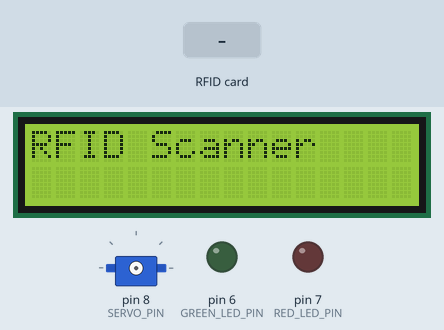
Bench run of a sketch on a simulated Arduino Mega 2560, built with avr-gcc and run on an emulated ATmega2560. Shown: 16×2 character LCD, servo, output pins drawn as LEDs (lit = HIGH). The test bench sets the inputs (shaded band). Pins used as bus, display or sensor lines are not drawn; what the sketch prints to the serial monitor is not drawn.

Above: at 0.2 s.
3.4 s: RFID card A3 95 E6 26 held to the reader
At 4.4 s:
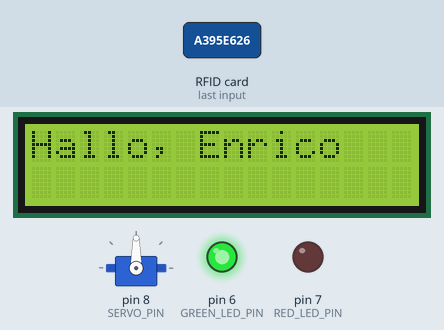
4.9 s: RFID card 5E 7A 19 C4 held to the reader
At 7.8 s:
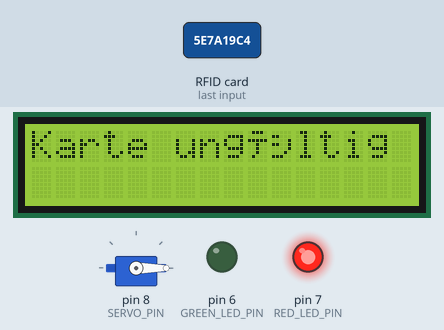
7.9 s: RFID card 53 DF 7C 13 held to the reader
At 11.4 s:
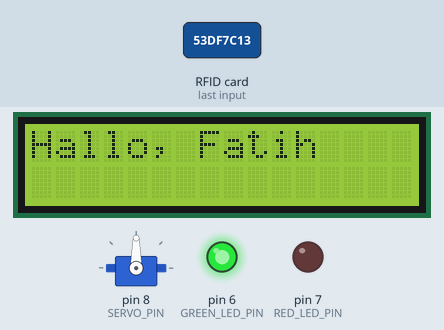
Timing chart, 0 to 15.0 s (numbered marks = the images above; inputs shaded):
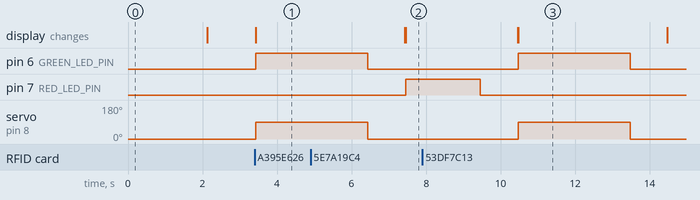

Measured:
- after the input at 3.4 s, pin 6 (GREEN_LED_PIN): LOW → HIGH at once; servo on pin 8 (SERVO_PIN): 0° → 90° at once; the display: changes at once (image 1)
- after the input at 4.9 s, pin 7 (RED_LED_PIN): LOW → HIGH after 2.6 s; the display: first differs from a run without the input after 2.6 s (image 2)
- after the input at 7.9 s, pin 6 (GREEN_LED_PIN): LOW → HIGH after 2.6 s, → LOW 3.0 s later; servo on pin 8 (SERVO_PIN): 0° → 90° after 2.6 s, → 0° 3.0 s later; the display: first differs from a run without the input after 2.6 s (image 3)

The sketch:

Patchsystem_RFID_LCD_LAMPE_SERVO.ino
```cpp
#include <SPI.h>
#include <MFRC522.h>
#include <Wire.h>
#include <LiquidCrystal_I2C.h>
#include <Servo.h>

#define SS_PIN 53
#define RST_PIN 5
#define GREEN_LED_PIN 6  // Pin für grüne LED (Zutritt erlaubt)
#define RED_LED_PIN 7    // Pin für rote LED (Zutritt verweigert)
#define SERVO_PIN 8      // Pin für den Servomotor

MFRC522 mfrc522(SS_PIN, RST_PIN);
LiquidCrystal_I2C lcd(0x27, 16, 2);  // LCD-Adresse ggf. anpassen

// Erlaubte Mitarbeiter-IDs und Namen
String mitarbeiterIDs[] = {"A395E626", "53DF7C13"}; // Beispiel-IDs für mehrere Mitarbeiter
String mitarbeiterNamen[] = {"Enrico", "Fatih"};
int anzahlMitarbeiter = 2;

Servo tuerServo;  // Servo-Objekt für den Türöffner

void setup() {
    Serial.begin(9600);
    SPI.begin();
    mfrc522.PCD_Init();

    // LCD initialisieren
    lcd.init();
    lcd.backlight();
    lcd.setCursor(0, 0);
    lcd.print("RFID Scanner");
    delay(2000);
    lcd.clear();

    // LEDs initialisieren
    pinMode(GREEN_LED_PIN, OUTPUT);
    pinMode(RED_LED_PIN, OUTPUT);
    digitalWrite(GREEN_LED_PIN, LOW);
    digitalWrite(RED_LED_PIN, LOW);

    // Servo initialisieren
    tuerServo.attach(SERVO_PIN);
    tuerServo.write(0);  // Anfangsposition (Tür geschlossen)
}

void loop() {
    if (!mfrc522.PICC_IsNewCardPresent() || !mfrc522.PICC_ReadCardSerial()) {
        return;
    }

    String cardID = "";
    for (byte i = 0; i < mfrc522.uid.size; i++) {
        if (mfrc522.uid.uidByte[i] < 0x10) cardID += "0";
        cardID += String(mfrc522.uid.uidByte[i], HEX);
    }
    cardID.toUpperCase();

    bool karteGefunden = false;
    String mitarbeiterName = "";

    for (int i = 0; i < anzahlMitarbeiter; i++) {
        if (cardID == mitarbeiterIDs[i]) {
            karteGefunden = true;
            mitarbeiterName = mitarbeiterNamen[i];
            break;
        }
    }

    if (karteGefunden) {
        Serial.print("Zutritt für ");
        Serial.print(mitarbeiterName);
        Serial.println(" genehmigt.");

        lcd.clear();
        lcd.setCursor(0, 0);
        lcd.print("Hallo, ");
        lcd.print(mitarbeiterName);

        digitalWrite(GREEN_LED_PIN, HIGH); // Grüne LED an
        tuerServo.write(90);               // Servo auf 90 Grad (Tür öffnen)
        delay(3000);                       // Warte 3 Sekunden (Tür bleibt offen)
        tuerServo.write(0);                // Servo zurück auf 0 Grad (Tür schließen)
        digitalWrite(GREEN_LED_PIN, LOW);  // Grüne LED aus

    } else {
        Serial.println("Unbekannte Karte. Zutritt verweigert.");

        lcd.clear();
        lcd.setCursor(0, 0);
        lcd.print("Karte ungültig");

        digitalWrite(RED_LED_PIN, HIGH); // Rote LED an
        delay(2000);                     // Warte 2 Sekunden
        digitalWrite(RED_LED_PIN, LOW);  // Rote LED aus
    }

    delay(1000);
    lcd.clear();
    mfrc522.PICC_HaltA();
}
```
